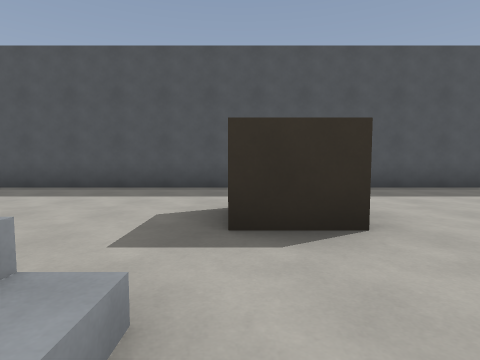
[1] (above)

24 first-person views from a walk through a Godot game level. The camera is 1.2 m above the floor, tilts 4° down and sees 80° across. The floor is counted in squares, 2 m on a side. Each view is taken from the middle of a square. On the plan, view 1 faces up. The plan holds only what a view shows up to about 9 squares ahead; the rest is blank.

[2]
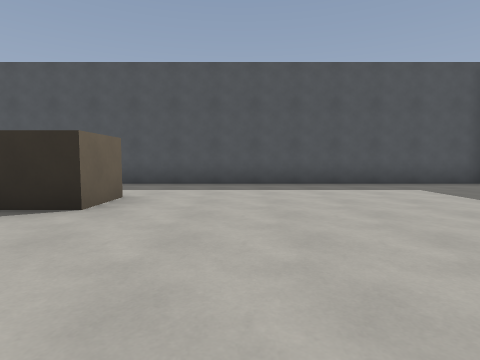

[3]
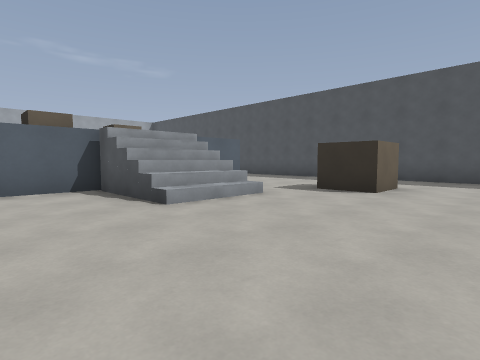

[4]
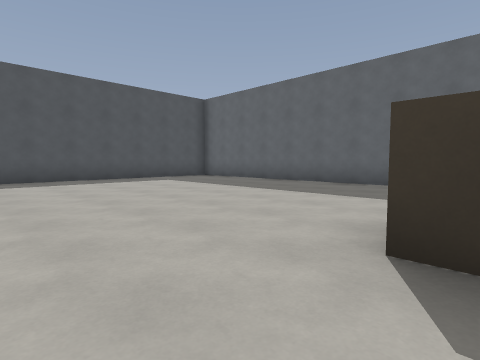

[5]
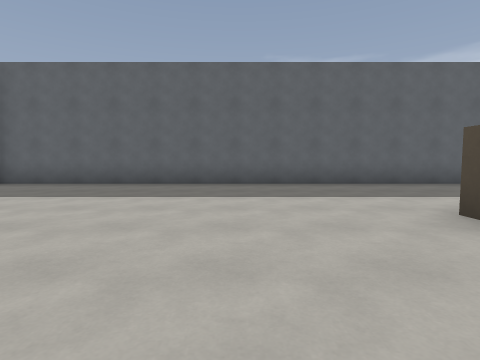

[6]
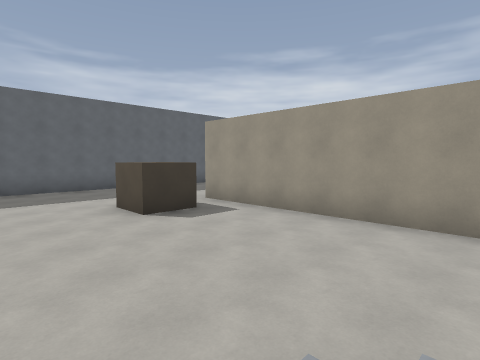

[7]
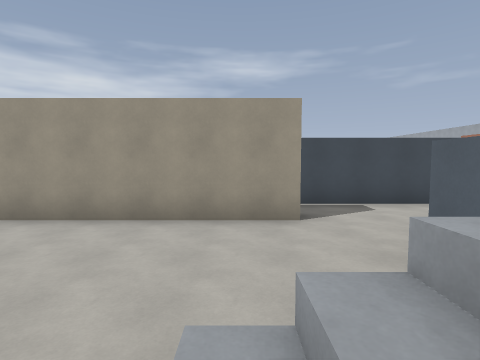

[8]
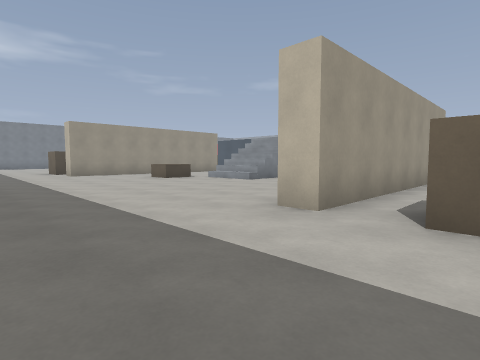

[9]
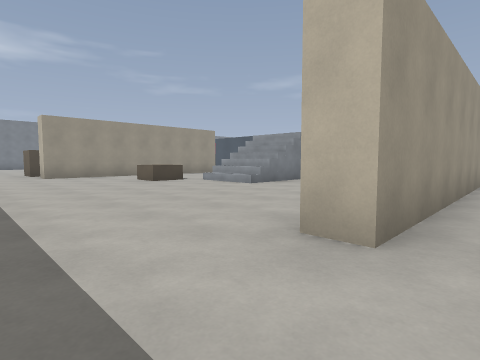

[10]
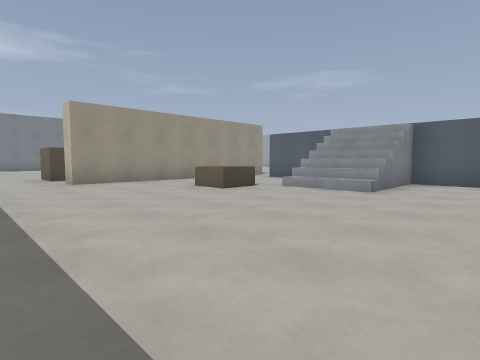

[11]
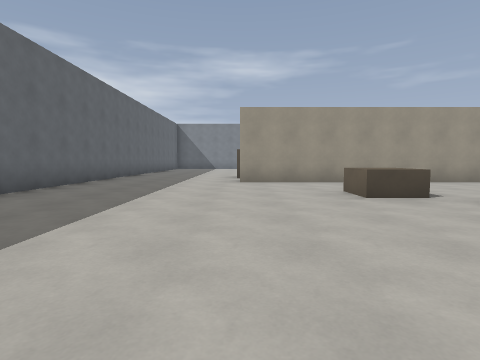

[12]
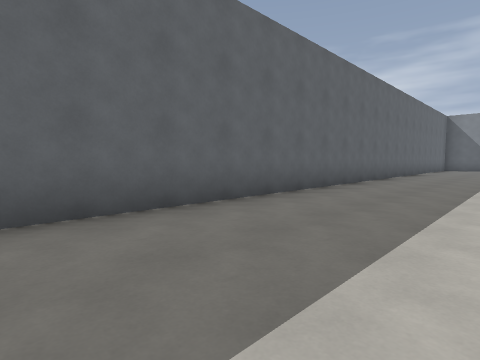

[13]
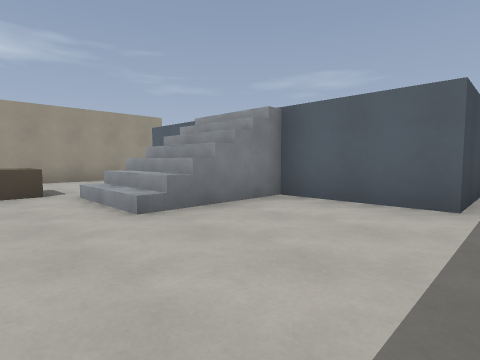

[14]
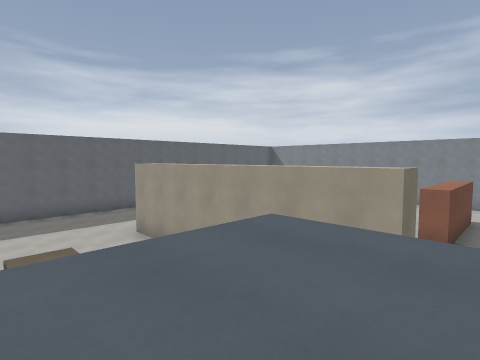

[15]
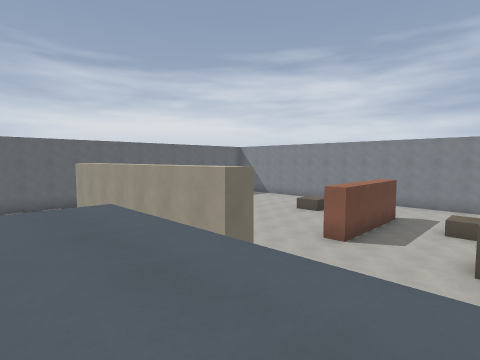

[16]
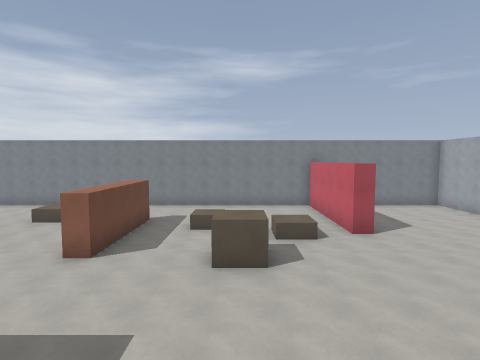

[17]
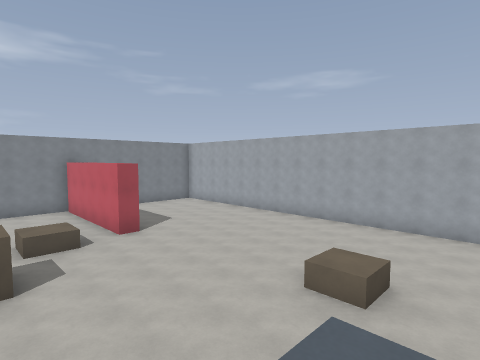

[18]
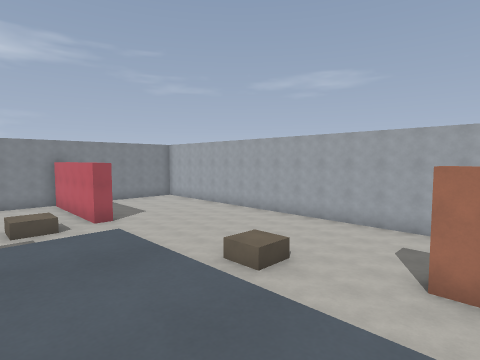

[19]
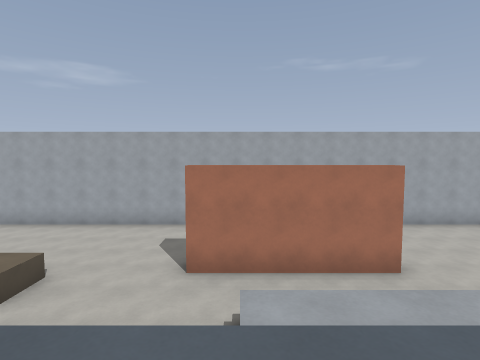

[20]
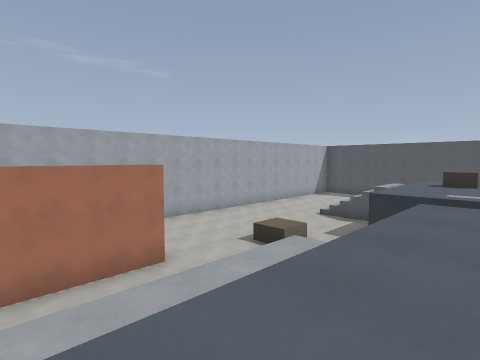

[21]
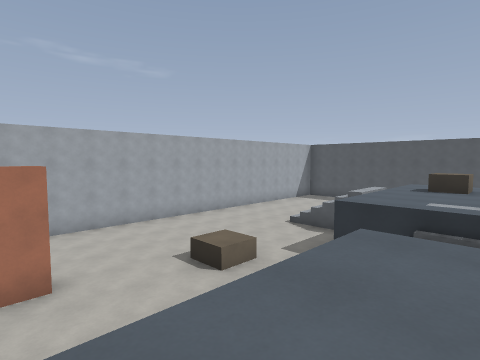

[22]
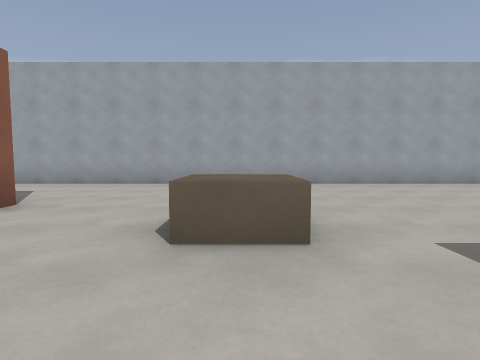

[23]
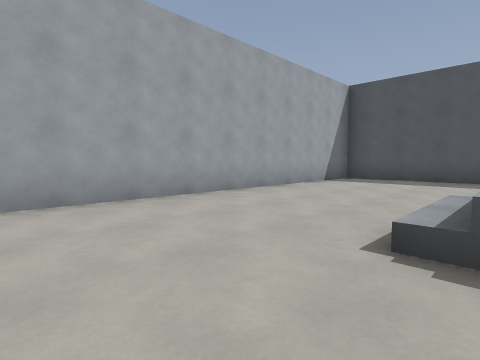

[24]
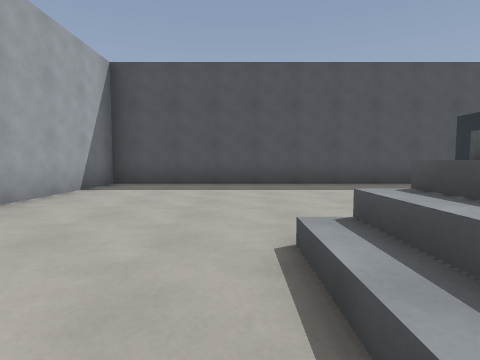

### Floor plan
Key: @ floor where view 1 was taken; # wall or solid block; . main floor; : floor 3 m higher than the main floor; / step, stairs or slope; = window, fence, low wall or low ledge; ^ raised ledge; v drop or lower ground; C crate.
Columns run from 15 left of view 1 to 10 right of it. Each row starts with its distance up from view 1.
  7 ##########################
  6 #........ ...............#
  5 #........  ..............#
  4 #......    ..............#
  3 #......#    #..CC........#
  2 #.....      #............#
  1 #..../v ##   v=..........#
  0 #..../ ^^^   //@.........#
 -1 #..../v  ^  #//..........#
 -2 #......  ^^ #............#
 -3 #......##^^ #......CC....#
 -4 #.......   ..............#
 -5 #....CC..  ...#######....#
 -6 #.......  ...............#
 -7 #......   :   #..........#
 -8 #......  .:   :..........#
 -9 #...#..  .:   :/=........#
-10 #.. #.   ::    //........#
-11 #   #..  :: ::/ /........#
-12 #  .#..  .::::/..CC......#
-13 #......  .:::::..........#
-14 #......       ...........#
-15 #....CC..    .#######....#
-16 #.............      .....#
-17  ...............   CC....#
-18  ................   ....
-19    .......C......
-20     ...... ..#...
-21    .....CC ..#....
-22    ...#... C.#  ..

Positions as (right, up) in squares from view 1, and headings:
1: (0, 0), facing up
2: (3, -1), facing up
3: (3, -3), facing up-left
4: (2, -3), facing up-right
5: (2, 0), facing right
6: (-1, 0), facing down-right
7: (-1, 0), facing down
8: (8, -3), facing down-left
9: (7, -4), facing down-left
10: (7, -7), facing down-left
11: (5, -7), facing down
12: (6, -7), facing down-right
13: (3, -6), facing down-left
14: (-3, -11), facing down-right
15: (-5, -12), facing down-right
16: (-5, -13), facing down
17: (-5, -13), facing down-left
18: (-5, -11), facing down-left
19: (-5, -11), facing left
20: (-5, -11), facing up-left
21: (-5, -9), facing up-left
22: (-7, -5), facing left
23: (-10, -3), facing up-left
24: (-11, -1), facing up
